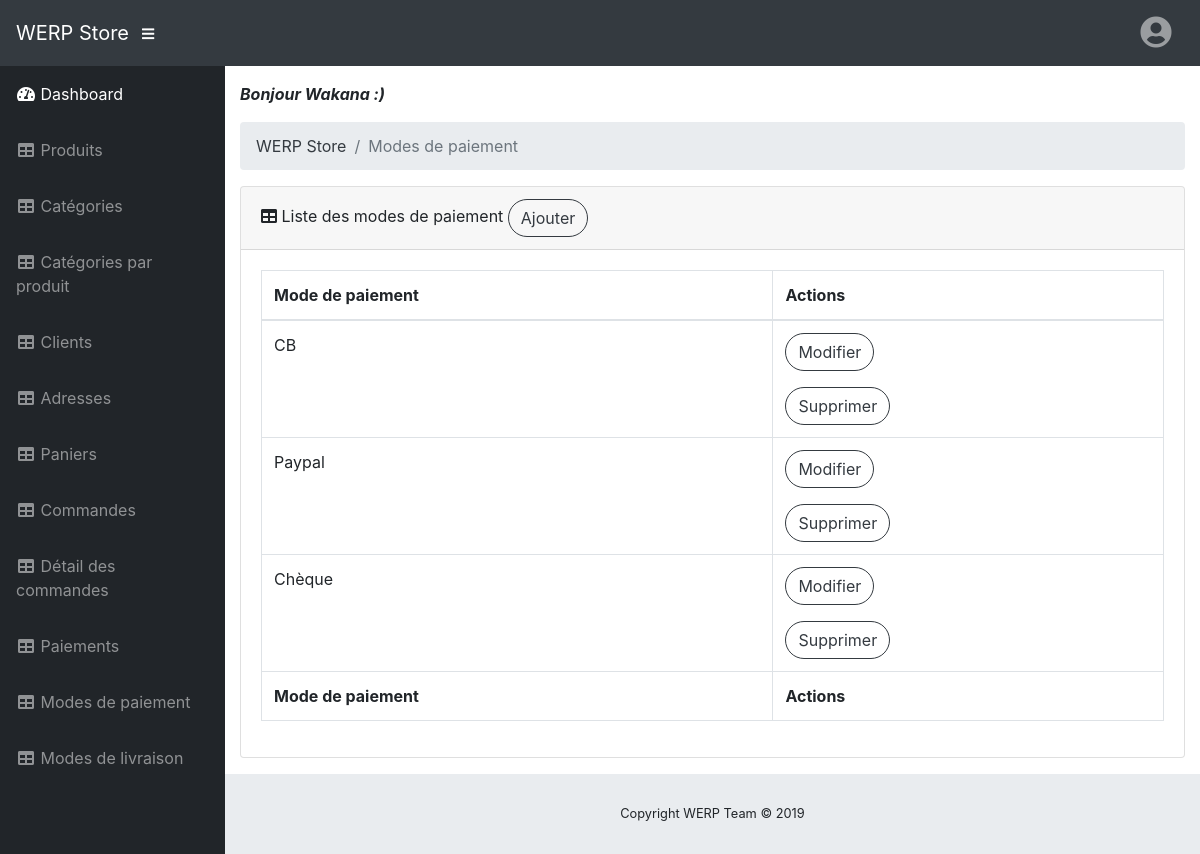
/back-office/webroot/index?module=dashboard&action=paiement_modes (signed in), run on the app's committed database.
### tables this page shows
CREATE TABLE IF NOT EXISTS `st_types_of_payments` (
  `typ_pay_id` int(11) NOT NULL AUTO_INCREMENT,
  `typ_pay_descr` varchar(45) NOT NULL,
  PRIMARY KEY (`typ_pay_id`)
);

### back-office/app/controller/dashboard/paiement_modes.php (called while the page is built, shortened)
<?php
  include ("../app/model/paiement_mode/afficher_paiement_modes.php");
  $paiement_modes = afficher_paiement_modes();
  include ("../app/view/dashboard/paiement_modes.php");

### back-office/app/model/paiement_mode/afficher_paiement_modes.php (called while the page is built, shortened)
<?php
  function afficher_paiement_modes() {
    global $pdo;
    try {
      $query = "SELECT *
                FROM st_types_of_payments";
      $req = $pdo->prepare($query);
      $req->execute();
      $req->setFetchMode(PDO::FETCH_ASSOC);
      $data = $req->fetchAll();
      return $data;
    }
    catch (Exception $e) {
      die ("SQL Erreur : " . utf8_encode($e->getMessage()));
    }
  }

### back-office/app/view/dashboard/paiement_modes.php (the view, shortened to what this page needs)
    <?php include("../app/view/layout/header.inc.php"); ?>
    <li class="breadcrumb-item active">Modes de paiement</li>
  </ol>
  <div class="card mb-3">
    <div class="card-header">
      <i class="fas fa-table"></i>
      Liste des modes de paiement
      <a class="btn btn-outline-dark rounded-pill" href="index?module=dashboard&action=paiement_modes_ajouter" role="button">Ajouter</a>
    </div>
    <div class="card-body">
      <div class="table-responsive">
        <table class="table table-bordered" id="dataTable">
          <thead>
            <tr>
              <th>Mode de paiement</th>
              <th>Actions</th>
            </tr>
          </thead>
          <tbody>
            <?php foreach ($paiement_modes as $paiement_mode) { ?>
            <tr>
              <td><?= $paiement_mode['typ_pay_descr'] ?></td>
              <td>
                <a class="btn btn-outline-dark rounded-pill" href="index?module=dashboard&action=paiement_modes_modifier&id=<?= $paiement_mode['typ_pay_id'] ?>">Modifier</a>
                <br>
                <a class="btn btn-outline-dark rounded-pill mt-3" href="#" data-typ_pay_descr="<?= $paiement_mode['typ_pay_descr'] ?>" data-typ_pay_id="<?= $paiement_mode['typ_pay_id'] ?>" data-toggle="modal" data-target="#supprimer_paiement_mode">Supprimer</a>
              </td>
            </tr>
            <?php } ?>
          </tbody>
          <tfoot>
            <tr>
              <th>Mode de paiement</th>
              <th>Actions</th>
            </tr>
          </tfoot>
        </table>
      </div>
    </div>
  </div>
</div>
<?php include("../app/view/layout/footer.inc.php"); ?>

### data on the page
st_types_of_payments: typ_pay_descr "CB"
st_types_of_payments: typ_pay_descr "Paypal"
st_types_of_payments: typ_pay_descr "Chèque"

### other printed values
SITE_NAME "WERP Store"
$_SESSION["user"]["cus_firstname"] "Wakana"
SITE_COPYRIGHT "Copyright WERP Team © 2019"
